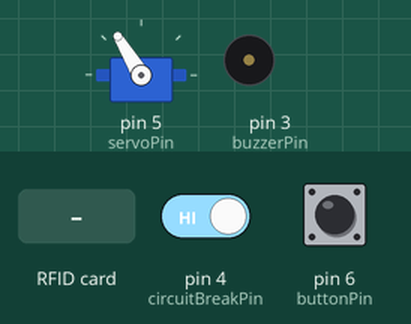
This sketch was run on a simulated Arduino Uno, built with avr-gcc and run on an emulated ATmega328P. Parts: servo, buzzer (waves = sounding). The test bench sets the inputs (shaded band); at power-on: pin 4 (circuitBreakPin) HIGH, pin 6 (buttonPin) LOW.

Above: at 1.7 s.
1.8 s: pin 4 (circuitBreakPin) driven LOW
At 2.6 s:
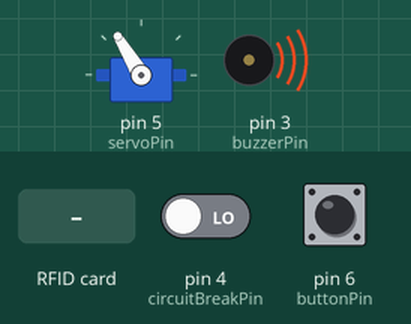
3.3 s: pin 6 (buttonPin) pulled HIGH for 0.15 s
At 4.4 s:
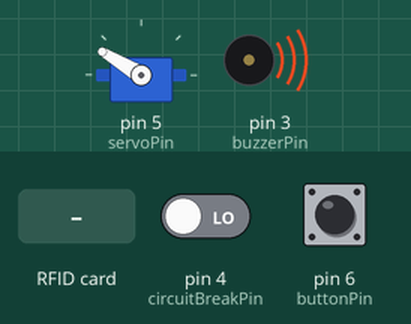
5.2 s: RFID card D3 C6 0F 1E held to the reader
7.1 s: pin 6 (buttonPin) pulled HIGH for 1 s
Timing chart, 0 to 10.1 s (numbered marks = the images above; inputs shaded):
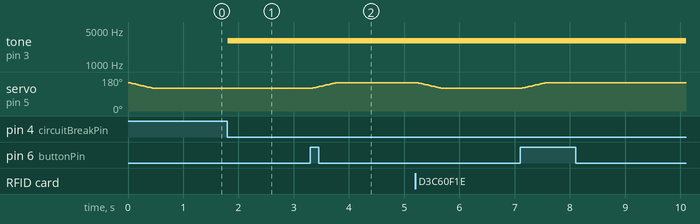

Measured:
- after the input at 1.8 s, tone on pin 3 (buzzerPin): silent → 3000 Hz at once

The sketch:

TamperResistantBikeLockV1_2.ino
```cpp
/*-------------------------------
Tamper Resistant Bike Lock
Sam McDowell
Updated 12/18/22
-------------------------------*/

// necessary inclusions
#include <Servo.h>
#include <SPI.h>
#include <MFRC522.h>

// pin declaration
int buttonPin = 6;
int buzzerPin = 3;
int servoPin = 5;
int circuitBreakPin = 4;
#define SS_PIN 10
#define RST_PIN 9

// constant declaration
int angleClosed = 120;
int angleOpen = 150;
int rotateSpeed = 15;
bool open = true;
bool change = false;

MFRC522 mfrc522(SS_PIN, RST_PIN);   // intialize RFID sensor
Servo servo; // initialize servo

void setup() {

  // set pinmodes
  pinMode(buttonPin, INPUT);
  pinMode(buzzerPin, OUTPUT);
  pinMode(circuitBreakPin, INPUT);

  servo.attach(servoPin); // set up servo
  openLock(); // start in open position

  Serial.begin(9600);

  // set up RFID
  SPI.begin();
  mfrc522.PCD_Init();
}

void loop(){

  // BUZZER OPERATION
  if (digitalRead(circuitBreakPin) == LOW) {
    tone(buzzerPin, 3000, 500);
    if (open == false) {
      tone(buzzerPin, 3000, 500);
    }
  }

  // BUTTON OPERATION
  if (digitalRead(buttonPin) == HIGH) {
    if (open == true) {
      open = false;
      closeLock();
    }
  }

  // RFID OPERATION
  if ( ! mfrc522.PICC_IsNewCardPresent()) {return;}
  if ( ! mfrc522.PICC_ReadCardSerial()) {return;}

  // read RFID
  String content= "";
  for (byte i = 0; i < mfrc522.uid.size; i++)
  {
     content.concat(String(mfrc522.uid.uidByte[i] < 0x10 ? " 0" : " "));
     content.concat(String(mfrc522.uid.uidByte[i], HEX));
  }
  content.toUpperCase();

  // check if code matches
  if (content.substring(1) == "D3 C6 0F 1E")
  {
    // open the lock if closed
    if (!open) {
      open = true;
      openLock();
    }
  }
  // buzz on incorrect code
  else {
      tone(buzzerPin, 1000, 500);
  }
}

// move servo from open to closed
void closeLock() {
  for(int angle = angleClosed; angle < angleOpen; angle++)
    {
      servo.write(angle);
      delay(rotateSpeed);
    }
}

// move servo from closed to open
void openLock() {
  for(int angle = angleOpen; angle > angleClosed; angle--)
    {
      servo.write(angle);
      delay(rotateSpeed);
    }
}
```
